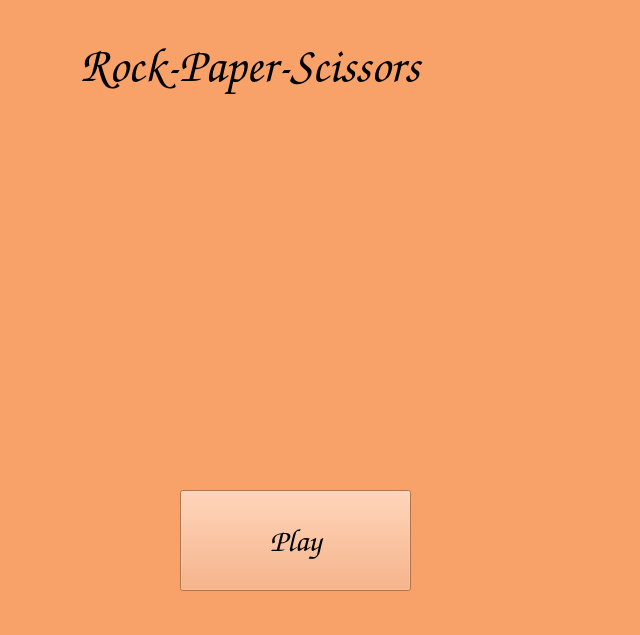
<?xml version="1.0" encoding="UTF-8"?>
<ui version="4.0">
 <class>Main</class>
 <widget class="QWidget" name="Main">
  <property name="windowModality">
   <enum>Qt::NonModal</enum>
  </property>
  <property name="geometry">
   <rect>
    <x>0</x>
    <y>0</y>
    <width>640</width>
    <height>635</height>
   </rect>
  </property>
  <property name="palette">
   <palette>
    <active>
     <colorrole role="WindowText">
      <brush brushstyle="SolidPattern">
       <color alpha="255">
        <red>0</red>
        <green>0</green>
        <blue>0</blue>
       </color>
      </brush>
     </colorrole>
     <colorrole role="Button">
      <brush brushstyle="SolidPattern">
       <color alpha="255">
        <red>248</red>
        <green>162</green>
        <blue>105</blue>
       </color>
      </brush>
     </colorrole>
     <colorrole role="Light">
      <brush brushstyle="SolidPattern">
       <color alpha="255">
        <red>255</red>
        <green>237</green>
        <blue>225</blue>
       </color>
      </brush>
     </colorrole>
     <colorrole role="Midlight">
      <brush brushstyle="SolidPattern">
       <color alpha="255">
        <red>251</red>
        <green>199</green>
        <blue>165</blue>
       </color>
      </brush>
     </colorrole>
     <colorrole role="Dark">
      <brush brushstyle="SolidPattern">
       <color alpha="255">
        <red>124</red>
        <green>81</green>
        <blue>52</blue>
       </color>
      </brush>
     </colorrole>
     <colorrole role="Mid">
      <brush brushstyle="SolidPattern">
       <color alpha="255">
        <red>165</red>
        <green>108</green>
        <blue>70</blue>
       </color>
      </brush>
     </colorrole>
     <colorrole role="Text">
      <brush brushstyle="SolidPattern">
       <color alpha="255">
        <red>0</red>
        <green>0</green>
        <blue>0</blue>
       </color>
      </brush>
     </colorrole>
     <colorrole role="BrightText">
      <brush brushstyle="SolidPattern">
       <color alpha="255">
        <red>255</red>
        <green>255</green>
        <blue>255</blue>
       </color>
      </brush>
     </colorrole>
     <colorrole role="ButtonText">
      <brush brushstyle="SolidPattern">
       <color alpha="255">
        <red>0</red>
        <green>0</green>
        <blue>0</blue>
       </color>
      </brush>
     </colorrole>
     <colorrole role="Base">
      <brush brushstyle="SolidPattern">
       <color alpha="255">
        <red>255</red>
        <green>255</green>
        <blue>255</blue>
       </color>
      </brush>
     </colorrole>
     <colorrole role="Window">
      <brush brushstyle="SolidPattern">
       <color alpha="255">
        <red>248</red>
        <green>162</green>
        <blue>105</blue>
       </color>
      </brush>
     </colorrole>
     <colorrole role="Shadow">
      <brush brushstyle="SolidPattern">
       <color alpha="255">
        <red>0</red>
        <green>0</green>
        <blue>0</blue>
       </color>
      </brush>
     </colorrole>
     <colorrole role="AlternateBase">
      <brush brushstyle="SolidPattern">
       <color alpha="255">
        <red>251</red>
        <green>208</green>
        <blue>180</blue>
       </color>
      </brush>
     </colorrole>
     <colorrole role="ToolTipBase">
      <brush brushstyle="SolidPattern">
       <color alpha="255">
        <red>255</red>
        <green>255</green>
        <blue>220</blue>
       </color>
      </brush>
     </colorrole>
     <colorrole role="ToolTipText">
      <brush brushstyle="SolidPattern">
       <color alpha="255">
        <red>0</red>
        <green>0</green>
        <blue>0</blue>
       </color>
      </brush>
     </colorrole>
    </active>
    <inactive>
     <colorrole role="WindowText">
      <brush brushstyle="SolidPattern">
       <color alpha="255">
        <red>0</red>
        <green>0</green>
        <blue>0</blue>
       </color>
      </brush>
     </colorrole>
     <colorrole role="Button">
      <brush brushstyle="SolidPattern">
       <color alpha="255">
        <red>248</red>
        <green>162</green>
        <blue>105</blue>
       </color>
      </brush>
     </colorrole>
     <colorrole role="Light">
      <brush brushstyle="SolidPattern">
       <color alpha="255">
        <red>255</red>
        <green>237</green>
        <blue>225</blue>
       </color>
      </brush>
     </colorrole>
     <colorrole role="Midlight">
      <brush brushstyle="SolidPattern">
       <color alpha="255">
        <red>251</red>
        <green>199</green>
        <blue>165</blue>
       </color>
      </brush>
     </colorrole>
     <colorrole role="Dark">
      <brush brushstyle="SolidPattern">
       <color alpha="255">
        <red>124</red>
        <green>81</green>
        <blue>52</blue>
       </color>
      </brush>
     </colorrole>
     <colorrole role="Mid">
      <brush brushstyle="SolidPattern">
       <color alpha="255">
        <red>165</red>
        <green>108</green>
        <blue>70</blue>
       </color>
      </brush>
     </colorrole>
     <colorrole role="Text">
      <brush brushstyle="SolidPattern">
       <color alpha="255">
        <red>0</red>
        <green>0</green>
        <blue>0</blue>
       </color>
      </brush>
     </colorrole>
     <colorrole role="BrightText">
      <brush brushstyle="SolidPattern">
       <color alpha="255">
        <red>255</red>
        <green>255</green>
        <blue>255</blue>
       </color>
      </brush>
     </colorrole>
     <colorrole role="ButtonText">
      <brush brushstyle="SolidPattern">
       <color alpha="255">
        <red>0</red>
        <green>0</green>
        <blue>0</blue>
       </color>
      </brush>
     </colorrole>
     <colorrole role="Base">
      <brush brushstyle="SolidPattern">
       <color alpha="255">
        <red>255</red>
        <green>255</green>
        <blue>255</blue>
       </color>
      </brush>
     </colorrole>
     <colorrole role="Window">
      <brush brushstyle="SolidPattern">
       <color alpha="255">
        <red>248</red>
        <green>162</green>
        <blue>105</blue>
       </color>
      </brush>
     </colorrole>
     <colorrole role="Shadow">
      <brush brushstyle="SolidPattern">
       <color alpha="255">
        <red>0</red>
        <green>0</green>
        <blue>0</blue>
       </color>
      </brush>
     </colorrole>
     <colorrole role="AlternateBase">
      <brush brushstyle="SolidPattern">
       <color alpha="255">
        <red>251</red>
        <green>208</green>
        <blue>180</blue>
       </color>
      </brush>
     </colorrole>
     <colorrole role="ToolTipBase">
      <brush brushstyle="SolidPattern">
       <color alpha="255">
        <red>255</red>
        <green>255</green>
        <blue>220</blue>
       </color>
      </brush>
     </colorrole>
     <colorrole role="ToolTipText">
      <brush brushstyle="SolidPattern">
       <color alpha="255">
        <red>0</red>
        <green>0</green>
        <blue>0</blue>
       </color>
      </brush>
     </colorrole>
    </inactive>
    <disabled>
     <colorrole role="WindowText">
      <brush brushstyle="SolidPattern">
       <color alpha="255">
        <red>124</red>
        <green>81</green>
        <blue>52</blue>
       </color>
      </brush>
     </colorrole>
     <colorrole role="Button">
      <brush brushstyle="SolidPattern">
       <color alpha="255">
        <red>248</red>
        <green>162</green>
        <blue>105</blue>
       </color>
      </brush>
     </colorrole>
     <colorrole role="Light">
      <brush brushstyle="SolidPattern">
       <color alpha="255">
        <red>255</red>
        <green>237</green>
        <blue>225</blue>
       </color>
      </brush>
     </colorrole>
     <colorrole role="Midlight">
      <brush brushstyle="SolidPattern">
       <color alpha="255">
        <red>251</red>
        <green>199</green>
        <blue>165</blue>
       </color>
      </brush>
     </colorrole>
     <colorrole role="Dark">
      <brush brushstyle="SolidPattern">
       <color alpha="255">
        <red>124</red>
        <green>81</green>
        <blue>52</blue>
       </color>
      </brush>
     </colorrole>
     <colorrole role="Mid">
      <brush brushstyle="SolidPattern">
       <color alpha="255">
        <red>165</red>
        <green>108</green>
        <blue>70</blue>
       </color>
      </brush>
     </colorrole>
     <colorrole role="Text">
      <brush brushstyle="SolidPattern">
       <color alpha="255">
        <red>124</red>
        <green>81</green>
        <blue>52</blue>
       </color>
      </brush>
     </colorrole>
     <colorrole role="BrightText">
      <brush brushstyle="SolidPattern">
       <color alpha="255">
        <red>255</red>
        <green>255</green>
        <blue>255</blue>
       </color>
      </brush>
     </colorrole>
     <colorrole role="ButtonText">
      <brush brushstyle="SolidPattern">
       <color alpha="255">
        <red>124</red>
        <green>81</green>
        <blue>52</blue>
       </color>
      </brush>
     </colorrole>
     <colorrole role="Base">
      <brush brushstyle="SolidPattern">
       <color alpha="255">
        <red>248</red>
        <green>162</green>
        <blue>105</blue>
       </color>
      </brush>
     </colorrole>
     <colorrole role="Window">
      <brush brushstyle="SolidPattern">
       <color alpha="255">
        <red>248</red>
        <green>162</green>
        <blue>105</blue>
       </color>
      </brush>
     </colorrole>
     <colorrole role="Shadow">
      <brush brushstyle="SolidPattern">
       <color alpha="255">
        <red>0</red>
        <green>0</green>
        <blue>0</blue>
       </color>
      </brush>
     </colorrole>
     <colorrole role="AlternateBase">
      <brush brushstyle="SolidPattern">
       <color alpha="255">
        <red>248</red>
        <green>162</green>
        <blue>105</blue>
       </color>
      </brush>
     </colorrole>
     <colorrole role="ToolTipBase">
      <brush brushstyle="SolidPattern">
       <color alpha="255">
        <red>255</red>
        <green>255</green>
        <blue>220</blue>
       </color>
      </brush>
     </colorrole>
     <colorrole role="ToolTipText">
      <brush brushstyle="SolidPattern">
       <color alpha="255">
        <red>0</red>
        <green>0</green>
        <blue>0</blue>
       </color>
      </brush>
     </colorrole>
    </disabled>
   </palette>
  </property>
  <property name="font">
   <font>
    <family>Comic Sans MS</family>
    <pointsize>14</pointsize>
    <weight>75</weight>
    <bold>true</bold>
    <stylestrategy>PreferDefault</stylestrategy>
   </font>
  </property>
  <property name="windowTitle">
   <string>Main</string>
  </property>
  <widget class="QLabel" name="title">
   <property name="geometry">
    <rect>
     <x>80</x>
     <y>10</y>
     <width>491</width>
     <height>111</height>
    </rect>
   </property>
   <property name="font">
    <font>
     <pointsize>36</pointsize>
    </font>
   </property>
   <property name="text">
    <string>Rock-Paper-Scissors</string>
   </property>
  </widget>
  <widget class="QLabel" name="img">
   <property name="geometry">
    <rect>
     <x>150</x>
     <y>120</y>
     <width>381</width>
     <height>361</height>
    </rect>
   </property>
   <property name="frameShape">
    <enum>QFrame::NoFrame</enum>
   </property>
   <property name="text">
    <string/>
   </property>
   <property name="textFormat">
    <enum>Qt::AutoText</enum>
   </property>
   <property name="pixmap">
    <pixmap>image/Main.png</pixmap>
   </property>
  </widget>
  <widget class="QPushButton" name="Play">
   <property name="geometry">
    <rect>
     <x>180</x>
     <y>490</y>
     <width>231</width>
     <height>101</height>
    </rect>
   </property>
   <property name="font">
    <font>
     <pointsize>24</pointsize>
    </font>
   </property>
   <property name="mouseTracking">
    <bool>false</bool>
   </property>
   <property name="tabletTracking">
    <bool>true</bool>
   </property>
   <property name="focusPolicy">
    <enum>Qt::ClickFocus</enum>
   </property>
   <property name="contextMenuPolicy">
    <enum>Qt::ActionsContextMenu</enum>
   </property>
   <property name="text">
    <string>Play</string>
   </property>
   <property name="checkable">
    <bool>true</bool>
   </property>
   <property name="autoDefault">
    <bool>true</bool>
   </property>
  </widget>
 </widget>
 <resources/>
 <connections/>
</ui>
